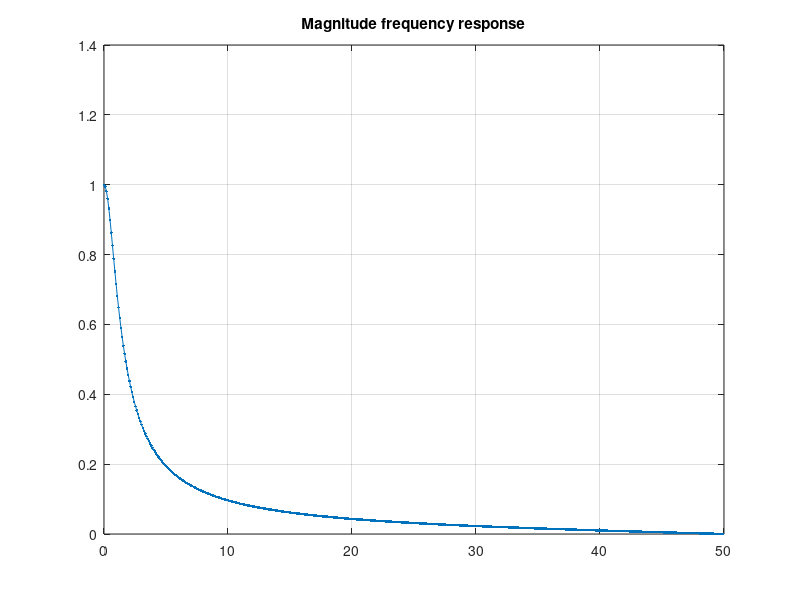

MATLAB code to generate this figure: (Note: this script raises an error after producing the figure.)
clc; clear all; close all ; 

fs=100;                    % Sampling rate
filterOrder=1;		     % Order of filter
cutOffFreq=1;       % Cutoff frequency
N = 512 ; 
[b, a]=butter(filterOrder, cutOffFreq/(fs/2), 'low');

[h, w]=freqz(b, a);
figure() 
plot(w/pi*fs/2, abs(h), '.-'); 
title('Magnitude frequency response');
grid on

% t = 0:.1:100; 
% x = sin(2*pi*t) ; 
n = 1e4; 
std = 1; avg = 0 ; 
x = normrnd( avg , std, 1 , n ) ; 

figure() 
myfft( x ,fs ,N ) ; 
y = filter(a,b,x) ; 
figure() 
myfft( y ,fs ,N  ) ; 
[z,p,k] =butter(filterOrder, cutOffFreq/(fs/2), 'low');
sys = zpk(z,p,k) ; 

% figure() 
% subplot(2,1,1);
% plot(time, x);
% subplot(2,1,2);
% plot(time, y);
